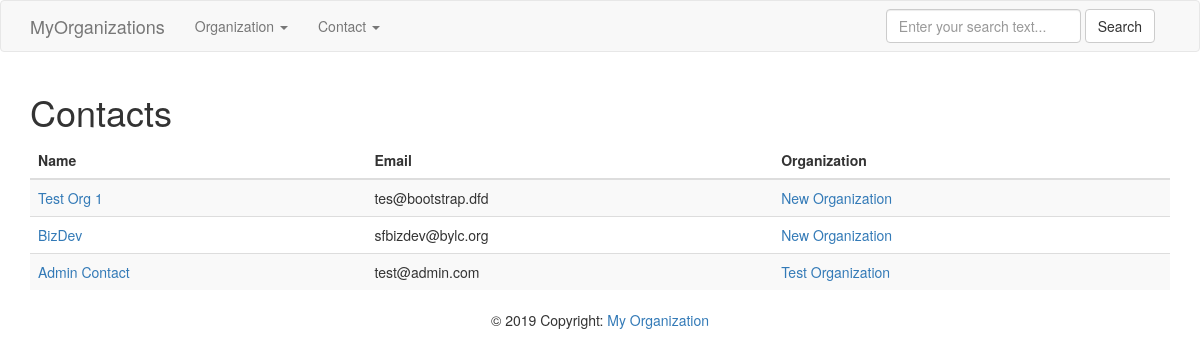
/contacts/, run on the app's committed database.
### MyOrganizationApp/models.py (models this page shows, shortened)
class ContactInfo(models.Model):
    email = models.EmailField(unique=True, db_index=True, primary_key=True)
    name = models.CharField(max_length=255)
    organization = models.ForeignKey(OrganizationInfo, related_name="contact_infos", on_delete=models.CASCADE)
    created_at = models.DateTimeField(auto_now_add=True)
    updated_at = models.DateTimeField(auto_now=True)

class OrganizationInfo(models.Model):
    email = models.EmailField(unique=True, db_index=True, primary_key=True)
    name = models.CharField(max_length=255)
    address = models.TextField(max_length=255)
    created_at = models.DateTimeField(auto_now_add=True)
    updated_at = models.DateTimeField(auto_now=True)

### MyOrganizationApp/views.py (the view)
# urls.py: path('contacts/', ContactInfoListView.as_view(), name='contact_list'),
class ContactInfoListView(View):
    def get(self, request):
        contacts = ContactInfo.objects.all().order_by("-created_at")
        context = {
            "contacts": contacts
        }
        return render(request, "MyOrganizationApp/contact_list.html", context)

### MyOrganizationApp/templates/MyOrganizationApp/contact_list.html
{% extends 'base.html' %}
{% block content %}
    <div class="container">
        <h1>Contacts</h1>
        <table class="table table-striped">
            <thead>
            <tr>
                <th>Name</th>
                <th>Email</th>
                <th>Organization</th>
            </tr>
            </thead>
            <tbody>
            {% for contact in contacts %}
                <tr>
                    <td><a href="{% url 'contact_detail' contact.pk %}">{{ contact.name }}</a></td>
                    <td>{{ contact.email }}</td>
                    <td><a href="{% url 'organization_detail' contact.organization.pk %}">{{ contact.organization.name }}</a></td>
                </tr>
            {% endfor %}
            </tbody>
        </table>
    </div>
{% endblock %}

### data on the page
ContactInfo: name "Test Org 1", email "tes@bootstrap.dfd", organization.name "New Organization"
ContactInfo: name "BizDev", email "sfbizdev@bylc.org", organization.name "New Organization"
ContactInfo: name "Admin Contact", email "test@admin.com", organization.name "Test Organization"
